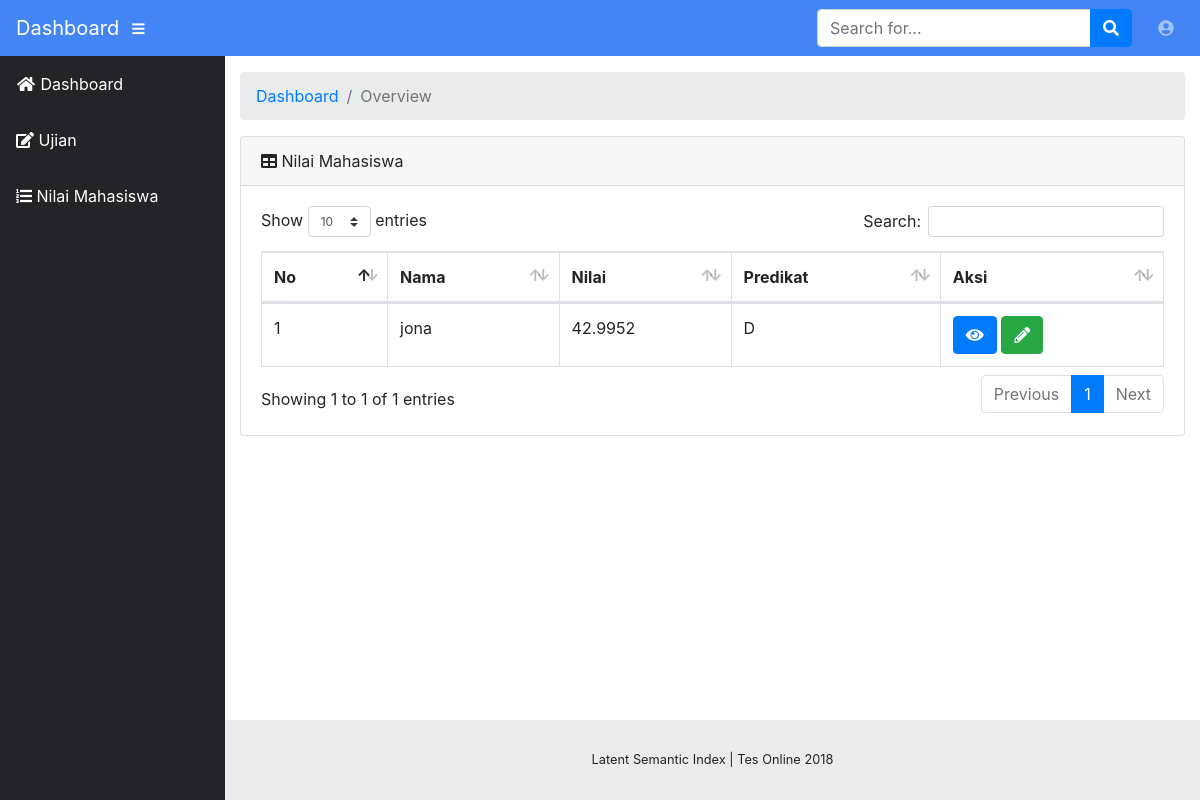
Page /include/dosen/index.php?page=nilai_mhs&aksi=lihat&id_ujian=1 on the earlier database version.
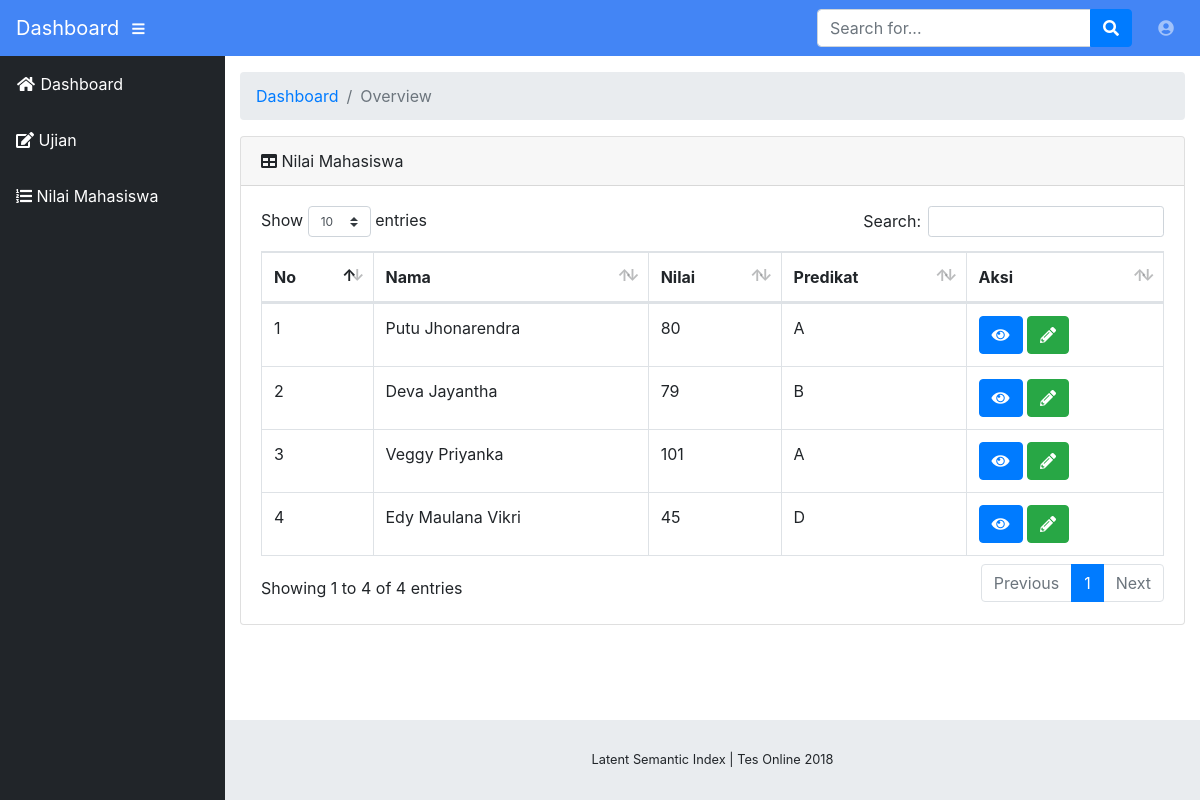
Same page on the later database version.
### tables this page shows
CREATE TABLE `tb_nilai_mhs` (
  `id` int(10) NOT NULL AUTO_INCREMENT,
  `id_ujian` int(10) DEFAULT NULL,
  `id_mhs` int(10) DEFAULT NULL,
  `nilai_mhs` float DEFAULT NULL,
  PRIMARY KEY (`id`),
  KEY `id_mhs` (`id_mhs`),
  KEY `id_ujian` (`id_ujian`),
  CONSTRAINT `tb_nilai_mhs_ibfk_1` FOREIGN KEY (`id_mhs`) REFERENCES `tb_mhs` (`id_mhs`),
  CONSTRAINT `tb_nilai_mhs_ibfk_2` FOREIGN KEY (`id_ujian`) REFERENCES `tb_ujian` (`id_ujian`)
);

CREATE TABLE `tb_mhs` (
  `id_mhs` int(10) NOT NULL AUTO_INCREMENT,
  `nama_mhs` varchar(255) DEFAULT NULL,
  `username_mhs` varchar(255) DEFAULT NULL,
  `password_mhs` varchar(255) DEFAULT NULL,
  PRIMARY KEY (`id_mhs`)
);

### include/dosen/content_nilai_mhs.php (the view, shortened to what this page needs)
<?php
	$id_ujian = $_GET['id_ujian'];
?>
<div class="card mb-3">
	<div class="card-header">
		<i class="fas fa-table"></i> Nilai Mahasiswa
	</div>
	<div class="card-body">
		<div class="table-responsive">
			<table class="table table-bordered" id="dataTable" width="100%" cellspacing="0">
				<thead>
					<tr>
						<th>No</th>
						<th>Nama</th>
						<th>Nilai</th>
						<th>Predikat</th>
						<th>Aksi</th>
					</tr>
				</thead>
				<tbody>
					<?php
						$semua_nilai_mhs = mysqli_query($conn, "SELECT * FROM tb_nilai_mhs INNER JOIN tb_mhs ON tb_mhs.`id_mhs`=tb_nilai_mhs.`id_mhs` WHERE id_ujian=$id_ujian");
						$i=1;
						foreach ($semua_nilai_mhs as $nilai_mhs) {
					?>
					<tr>
						<td><?php echo $i?></td>
						<td><?php echo $nilai_mhs['nama_mhs']?></td>
						<td>
							<?php
								if($nilai_mhs['nilai_mhs']==0){
									echo "Belum dikoreksi";
								} else {
									echo $nilai_mhs['nilai_mhs'];
								}
							?>
						</td>
						<td>
							<?php
								if($nilai_mhs['nilai_mhs']>79){
									echo "A";
								} else if($nilai_mhs['nilai_mhs']>65){
									echo "B";
								} else if ($nilai_mhs['nilai_mhs']>50) {
									echo "C";
								} else if ($nilai_mhs['nilai_mhs']>40) {
									echo "D";
								} else {
									echo "E";
								}
							?>
						</td>
						<td>
							<a class="btn btn-primary" href="?page=nilai_mhs&aksi=lihat&id=<?php echo $nilai_mhs['id_mhs']?>">
								<i class="fas fa-eye"></i>
							</a>
							<a href="#" data-toggle="modal" data-target="#inputNilai<?php echo $nilai_mhs['id_mhs'] ?>"class="btn btn-success">
							<i class="fas fa-pencil-alt"></i>
						</td>
					</tr>
					<?php
							$i++;
						}
					?>
				</tbody>
			</table>
		</div>
	</div>
</div>

Differences in the rows shown:
added tb_nilai_mhs: id_mhs.nama_mhs "Putu Jhonarendra", nilai_mhs "80", shows "A"
added tb_nilai_mhs: id_mhs.nama_mhs "Deva Jayantha", nilai_mhs "79", shows "B"
changed tb_nilai_mhs: id_mhs.nama_mhs "jona" → "Veggy Priyanka"; nilai_mhs "42.9952" → "101"; nilai_mhs "D" → "A"
added tb_nilai_mhs: id_mhs.nama_mhs "Edy Maulana Vikri", nilai_mhs "45", shows "D"
Other differences:
text written by a page script: "Show entries Search: Showing 1 to 1 of 1 entries Previous 1 Next" → "Show entries Search: Showing 1 to 4 of 4 entries Previous 1 Next"
